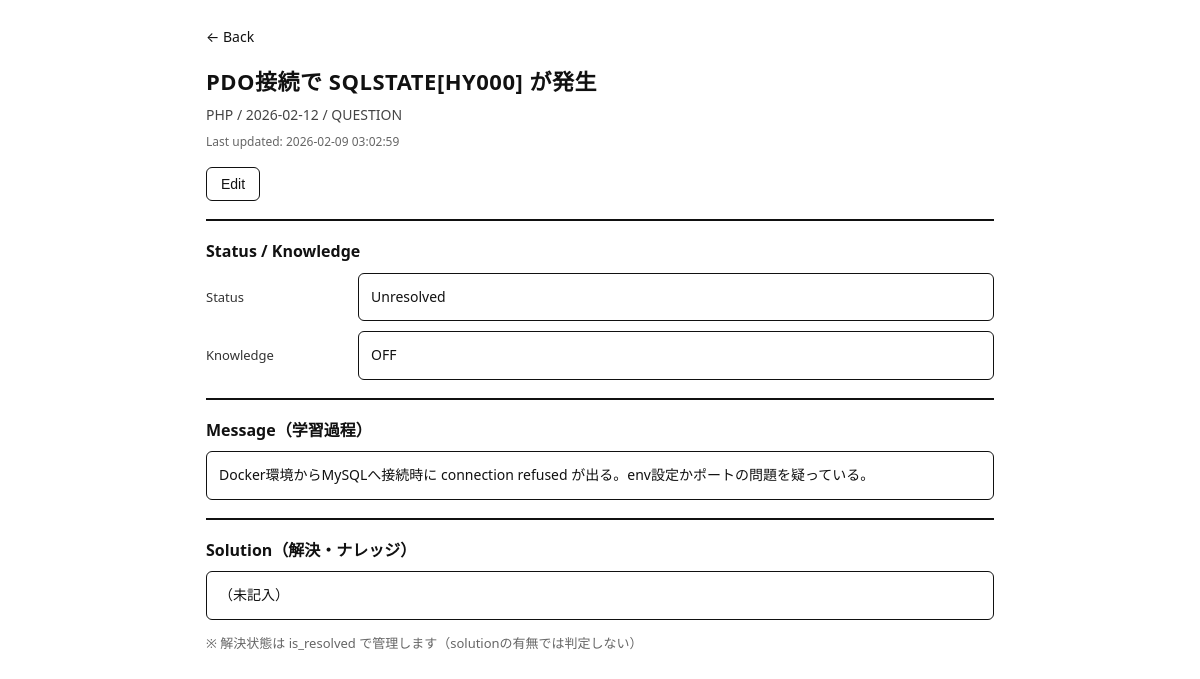
Screenshot of /detail.php?id=1 with the database file from the repository.
### tables this page shows
CREATE TABLE logs (
  id BIGINT NOT NULL AUTO_INCREMENT COMMENT '学習ログID',

  occurred_at DATE NOT NULL COMMENT '学習日',
  language VARCHAR(50) NULL COMMENT '言語（PHP / Java / SQL など）',

  level VARCHAR(20) NOT NULL DEFAULT 'NOTE'
    COMMENT '分類（NOTE / QUESTION / IMPORTANT）',

  title VARCHAR(255) NOT NULL COMMENT 'タイトル（学習内容の要約）',
  message TEXT NOT NULL COMMENT '学習過程・問題点',
  solution TEXT NULL COMMENT '解決内容（未解決時はNULL）',

  is_resolved TINYINT NOT NULL DEFAULT 0
    COMMENT '解決済みフラグ（0:未解決 / 1:解決）',
  is_knowledge TINYINT NOT NULL DEFAULT 0
    COMMENT 'ナレッジ化フラグ（再利用価値あり）',

  created_at DATETIME NOT NULL DEFAULT CURRENT_TIMESTAMP
    COMMENT '作成日時',
  updated_at DATETIME NOT NULL DEFAULT CURRENT_TIMESTAMP
    ON UPDATE CURRENT_TIMESTAMP
    COMMENT '更新日時',

  sort_priority TINYINT AS (
    CASE
      WHEN is_resolved = 0 THEN 0
      WHEN is_knowledge = 1 THEN 2
      ELSE 1
    END
  ) STORED COMMENT '表示優先度（未解決→解決→ナレッジ）',

   
  CONSTRAINT chk_logs_is_resolved_01
    CHECK (is_resolved IN (0,1)),

  CONSTRAINT chk_logs_is_knowledge_01
    CHECK (is_knowledge IN (0,1)),

  CONSTRAINT chk_logs_knowledge_requires_resolved
    CHECK (is_knowledge = 0 OR is_resolved = 1),

  PRIMARY KEY (id),

  INDEX idx_logs_priority_occurred_updated
    (sort_priority, occurred_at, updated_at),

  INDEX idx_logs_resolved_occurred
    (is_resolved, occurred_at),

  INDEX idx_logs_language_occurred
    (language, occurred_at),

  INDEX idx_logs_level_occurred
    (level, occurred_at)

) COMMENT='学習ログ管理テーブル';

### src/lib/helpers.php (called while the page is built, shortened)
<?php
function h(?string $s): string
{
    return htmlspecialchars($s ?? '', ENT_QUOTES, 'UTF-8');
}
function render(string $view, array $params = []): void
{
    extract($params, EXTR_SKIP);
    $path = __DIR__ . '/../../views/' . $view . '.php';
    require $path;
}

### public/detail.php (called while the page is built, shortened)
<?php
try {
    $id_raw = (string)($_GET['id'] ?? '');
    $id = (int)$id_raw;
    $log = logs_find_by_id($id);
    render('detail', ['log' => $log, 'mode' => 'view']);
} catch (Throwable $e) {
    http_response_code(500);
    render('detail', ['errors' => ['E_SYSTEM'], 'log' => [], 'mode' => 'view']);
}

### src/config/db.php (called while the page is built, shortened)
<?php
function db(): PDO
{
    $host = env('DB_HOST', '127.0.0.1');
    $name = env('DB_NAME', 'learning_log');
    $user = env('DB_USER', 'root');
    $pass = env('DB_PASS', '');
    $charset = env('DB_CHARSET', 'utf8mb4');
    $dsn = "mysql:host={$host};dbname={$name};charset={$charset}";
    $pdo = new PDO($dsn, $user, $pass, [
        PDO::ATTR_ERRMODE => PDO::ERRMODE_EXCEPTION,
        PDO::ATTR_DEFAULT_FETCH_MODE => PDO::FETCH_ASSOC,
    ]);
    return $pdo;
}

### src/repo/logs_repo.php (called while the page is built, shortened)
<?php
function logs_find_by_id(int $id): ?array
{
    $st = db()->prepare("SELECT * FROM logs WHERE id = :id");
    $st->bindValue(':id', $id, PDO::PARAM_INT);
    $st->execute();
    $row = $st->fetch();
    return $row === false ? null : $row;
}

### views/detail.php (the view, shortened to what this page needs)
<?php
$log = $log ?? null;
$mode = (string)($mode ?? 'view');
require __DIR__ . '/../src/components/header.php';
require __DIR__ . '/../src/components/messages.php';
?>
<?php
$isEdit = ($mode === 'edit') || !empty($errors);
$is_resolved  = (int)($log['is_resolved'] ?? 0) === 1;
$is_knowledge = (int)($log['is_knowledge'] ?? 0) === 1;
$meta = h((string)($log['language'] ?? '')) . ' / ' .
        h((string)($log['occurred_at'] ?? '')) . ' / ' .
        h((string)($log['level'] ?? ''));
$updatedAt = (string)($log['updated_at'] ?? '');
$solution  = (string)($log['solution'] ?? '');
?>
<a href="./index.php" class="back">← Back</a>
<h1 id="titleView"><?= h((string)($log['title'] ?? '')) ?></h1>
<div class="meta"><?= $meta ?></div>
<div class="updated">Last updated: <?= h($updatedAt) ?></div>
<div class="actions">
  <button id="btnEdit" class="secondary<?= $isEdit ? ' hidden' : '' ?>" type="button">Edit</button>
</div>
<div class="rule"></div>
<div id="viewMode"<?= $isEdit ? ' class="hidden"' : '' ?>>
  <div class="section-title">Status / Knowledge</div>
  <div class="row">
    <div class="label">Status</div>
    <div class="box" id="resolvedView"><?= $is_resolved ? 'Resolved' : 'Unresolved' ?></div>
  </div>
  <div class="row">
    <div class="label">Knowledge</div>
    <div class="box" id="knowledgeView"><?= $is_knowledge ? 'ON' : 'OFF' ?></div>
  </div>
  <div class="rule"></div>
  <div class="section-title">Message（学習過程）</div>
  <div class="box" id="messageView"><?= h((string)($log['message'] ?? '')) ?></div>
  <div class="rule"></div>
  <div class="section-title">Solution（解決・ナレッジ）</div>
  <div class="box" id="solutionView"><?= $solution === '' ? '（未記入）' : h($solution) ?></div>
  <p class="muted">※ 解決状態は is_resolved で管理します（solutionの有無では判定しない）</p>
</div>
<?php require __DIR__ . '/../src/components/footer.php'; ?>

### public/assets/css/base.css (style rules this page uses)
* { box-sizing: border-box; }
html, body { margin: 0; padding: 0; }
body { font-family: system-ui, -apple-system, "Segoe UI", Roboto, "Noto Sans JP", Arial, sans-serif; line-height: 1.6; background: #fff; color: #111; }
h1 { font-size: 28px; margin: 0; letter-spacing: 0.5px; }
a { color: inherit; text-decoration: none; }
.rule { border-top: 2px solid #111; margin: 18px 0; }
.muted { font-size: 13px; color: #666; }

### public/assets/css/detail.css (style rules this page uses)
.page-detail .back { font-size: 14px; margin-bottom: 16px; display: inline-block; }
.page-detail h1 { font-size: 22px; margin: 0 0 4px; }
.page-detail .meta { font-size: 14px; color: #444; margin-bottom: 6px; }
.page-detail .updated { font-size: 12px; color: #666; margin-bottom: 16px; }
.page-detail .section-title { font-size: 16px; font-weight: 600; margin-bottom: 8px; }
.page-detail .row { display: grid; grid-template-columns: 140px 1fr; gap: 12px; align-items: center; margin-bottom: 10px; }
.page-detail .label { font-size: 13px; color: #333; }
.page-detail .box { border: 1px solid #111; border-radius: 6px; padding: 12px; font-size: 14px; white-space: pre-wrap; }
.page-detail .actions { margin-top: 12px; display: flex; gap: 10px; flex-wrap: wrap; }
.page-detail button { padding: 8px 14px; border: 1px solid #111; border-radius: 6px; background: #111; color: #fff; font-size: 14px; cursor: pointer; }
.page-detail button.secondary { background: #fff; color: #111; }

### rows the page displays
logs: title "PDO接続で SQLSTATE[HY000] が発生", meta "PHP / 2026-02-12 / QUESTION", updated_at "2026-02-09 03:02:59", message "Docker環境からMySQLへ接続時に connection refused が出る。env設定かポートの問題を疑っている。"
